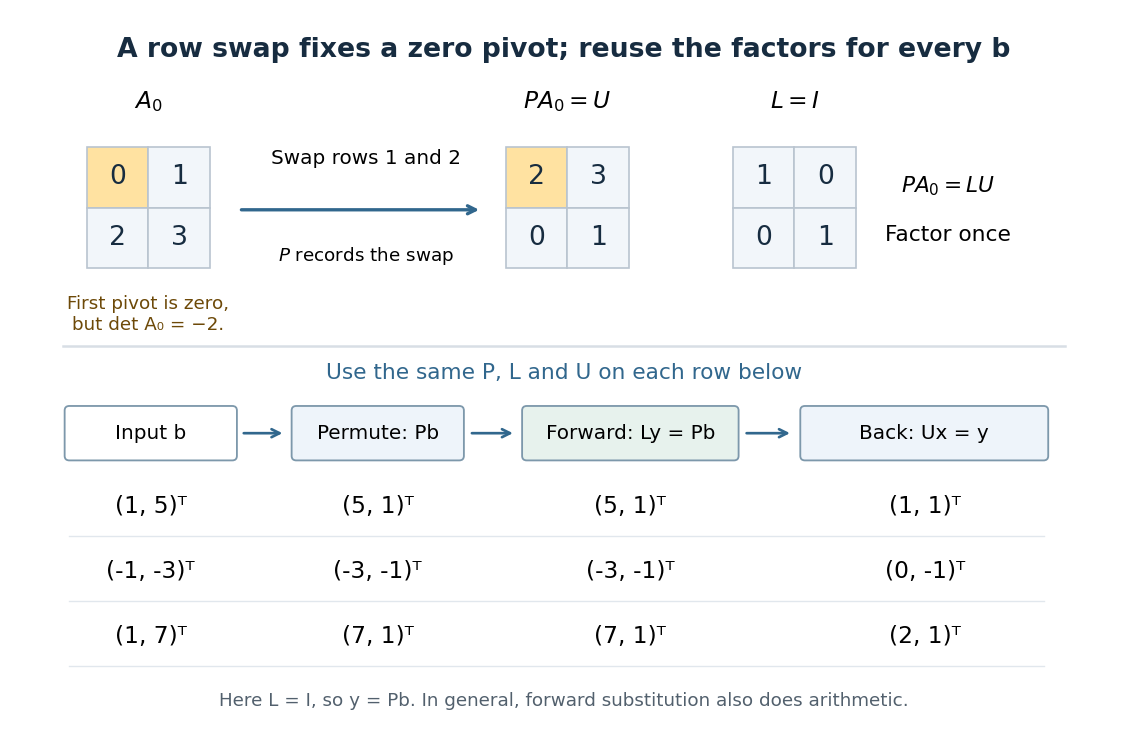

Recreate this plot in Python.
"""Original zero-pivot and reusable triangular-solve diagram.

Writes its matching PNG in the CWD. Tested with Python 3.14,
Matplotlib 3.10.7 and NumPy 2.3.5. Run from _media with Agg.
"""
from pathlib import Path
import matplotlib
matplotlib.use('Agg')
import matplotlib.pyplot as plt
from matplotlib.patches import Rectangle, FancyBboxPatch
import numpy as np


def matrix(ax, x, y, values, label, highlight=None):
    cell = 0.53
    ax.text(x+cell,y+0.35,label,ha='center',fontsize=14)
    for i,row in enumerate(values):
        for j,value in enumerate(row):
            color = '#ffe2a1' if (i,j)==highlight else '#f2f6fa'
            ax.add_patch(Rectangle((x+j*cell,y-(i+1)*cell),cell,cell,
                                   facecolor=color,edgecolor='#b9c4cf'))
            ax.text(x+(j+0.5)*cell,y-(i+0.5)*cell,str(value),
                    ha='center',va='center',fontsize=16,color='#172c40')


def box(ax, x, y, w, h, text, color):
    ax.add_patch(FancyBboxPatch((x,y),w,h,boxstyle='round,pad=0.04',
                               facecolor=color,edgecolor='#7d98ab',lw=1.1))
    ax.text(x+w/2,y+h/2,text,ha='center',va='center',fontsize=12)


def main():
    plt.rcParams.update({'font.family':'DejaVu Sans','font.size':12})
    a=np.array([[0,1],[2,3]]); p=np.array([[0,1],[1,0]])
    l=np.eye(2,dtype=int); u=np.array([[2,3],[0,1]])
    b=np.array([[1,-1,1],[5,-3,7]]); x=np.array([[1,0,2],[1,-1,1]])
    assert np.array_equal(p @ a,l @ u)
    assert np.array_equal(a @ x,b)
    fig,ax=plt.subplots(figsize=(9.4,6.3),facecolor='white')
    fig.subplots_adjust(left=0.015,right=0.985,bottom=0.025,top=0.97)
    ax.set(xlim=(0,9.4),ylim=(0,6.3)); ax.axis('off')
    ax.text(4.7,6.0,'A row swap fixes a zero pivot; reuse the factors for every b',
            ha='center',fontsize=16,fontweight='bold',color='#172c40')
    matrix(ax,0.6,5.2,a,'$A_0$',highlight=(0,0))
    ax.text(1.13,3.9,'First pivot is zero,\nbut det A₀ = −2.',ha='center',va='top',fontsize=11,color='#6d4908')
    ax.annotate('',xy=(4.0,4.65),xytext=(1.9,4.65),arrowprops={'arrowstyle':'->','lw':2,'color':'#31678d'})
    ax.text(3.0,5.05,'Swap rows 1 and 2',ha='center',fontsize=12)
    ax.text(3.0,4.2,'$P$ records the swap',ha='center',fontsize=11)
    matrix(ax,4.2,5.2,u,'$PA_0=U$',highlight=(0,0))
    matrix(ax,6.15,5.2,l,'$L=I$')
    ax.text(8.0,4.65,'$PA_0=LU$\n\nFactor once',ha='center',va='center',fontsize=13)
    ax.plot([0.4,9.0],[3.45,3.45],color='#d8dee5')
    ax.text(4.7,3.16,'Use the same P, L and U on each row below',ha='center',fontsize=13,color='#31678d')
    box(ax,0.45,2.48,1.4,0.4,'Input b','#ffffff')
    box(ax,2.4,2.48,1.4,0.4,'Permute: Pb','#eef4fa')
    box(ax,4.38,2.48,1.78,0.4,'Forward: Ly = Pb','#e7f2ed')
    box(ax,6.77,2.48,2.05,0.4,'Back: Ux = y','#eef4fa')
    for x0,x1 in [(1.92,2.31),(3.88,4.29),(6.24,6.67)]:
        ax.annotate('',xy=(x1,2.68),xytext=(x0,2.68),arrowprops={'arrowstyle':'->','lw':1.6,'color':'#31678d'})
    for j,y in enumerate([2.03,1.46,0.89]):
        texts=[f'({b[0,j]}, {b[1,j]})ᵀ',f'({b[1,j]}, {b[0,j]})ᵀ',
               f'({b[1,j]}, {b[0,j]})ᵀ',f'({x[0,j]}, {x[1,j]})ᵀ']
        for mid,t in zip([1.15,3.1,5.27,7.8],texts):
            ax.text(mid,y,t,ha='center',va='center',fontsize=14)
        ax.plot([0.45,8.82],[y-0.26,y-0.26],color='#e1e7ed',lw=0.8)
    ax.text(4.7,0.27,'Here L = I, so y = Pb. In general, forward substitution also does arithmetic.',
            ha='center',fontsize=11,color='#52606d')
    fig.savefig(Path(__file__).with_suffix('.png').name,dpi=120,facecolor='white',transparent=False)
    plt.close(fig)


if __name__ == '__main__':
    main()
